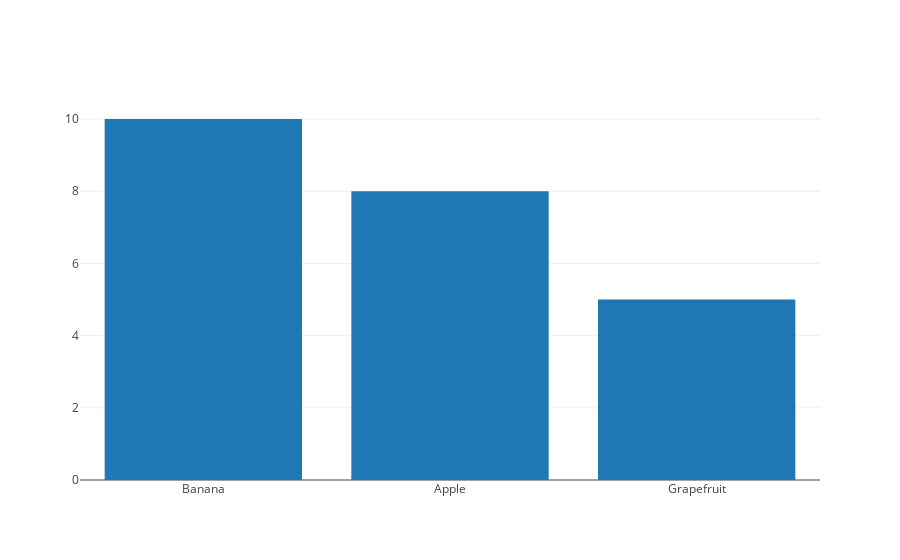

The code cell stored with this chart in its notebook:
### Markdown cell above
# Visualización de datos con plotly

### Code cell
val (x, y) = Seq(
  "Banana" -> 10,
  "Apple" -> 8,
  "Grapefruit" -> 5
).unzip

Bar(x, y).plot()

### Figure 1 — Plotly figure (JSON) as saved in the notebook; plotly's stock layout.template omitted (floating-point values rounded to 4 significant figures)
{"data": [{"type": "bar", "x": ["Banana", "Apple", "Grapefruit"], "y": [10, 8, 5]}], "layout": {}}
